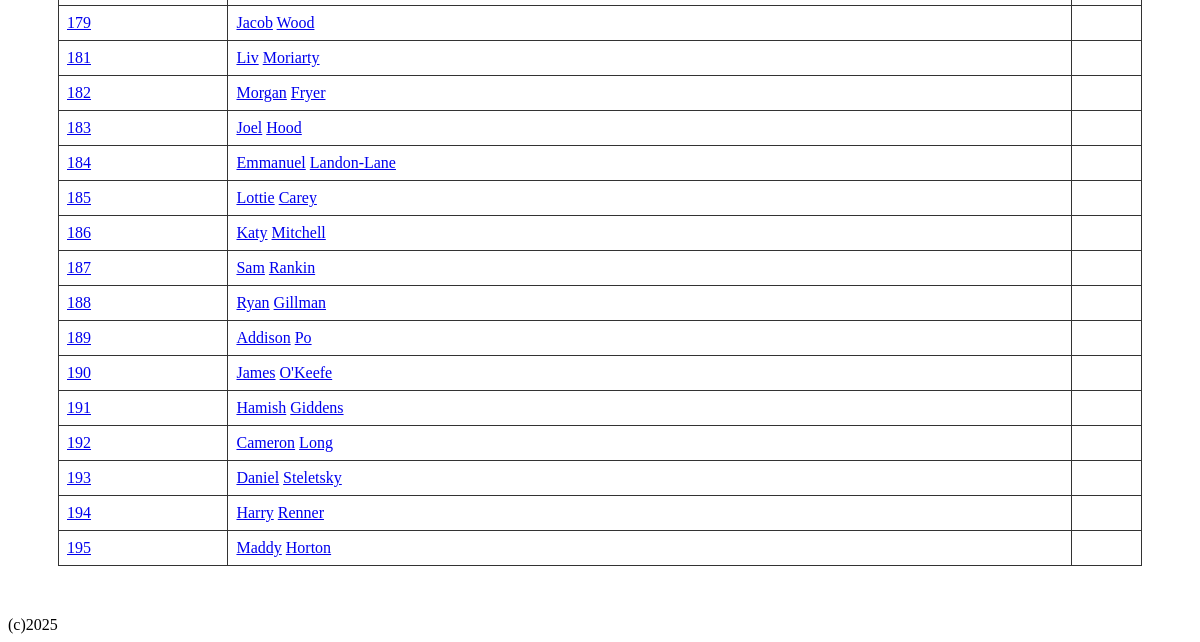
Page /all_athletes (lower part) on the earlier database version.
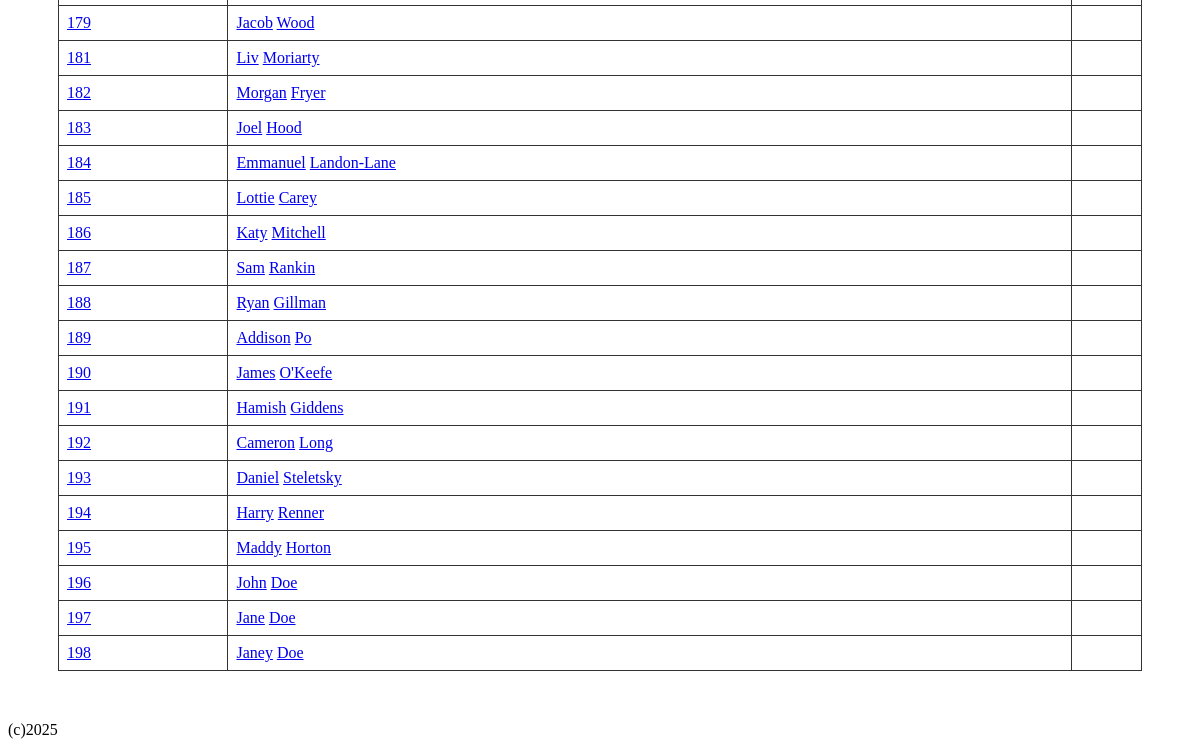
Same page on the later database version.
### tables this page shows
CREATE TABLE athlete (athlete_id INTEGER PRIMARY KEY NOT NULL, firstname TEXT NOT NULL, lastname TEXT NOT NULL);

### flaskimport.py (the view)
@app.route("/all_athletes")
def get_all_athletes():
    athletes = fetch_all_athletes()
    return render_template('all_athletes.html', athletes=athletes)

### flaskimport.py (called while the page is built)
def get_db():
    db = getattr(g, '_database', None)
    if db is None:
        db = g._database = sqlite3.connect('BHS_sport_history_database.db')
        db.row_factory = sqlite3.Row
    return db

def fetch_all_athletes():
    db = get_db()
    cursor = db.execute('SELECT * FROM athlete')
    athletes = cursor.fetchall()
    return athletes

### templates/all_athletes.html (shortened to what this page needs)
{% extends "layout.html" %}
{% block content %}
<div class="table">
  <table>
  {% for athlete in athletes %}
    <tbody>
        <tr>
        <td>
          <a href="player/{{ athlete[0] }}">{{ athlete[0] }}</a>
        </td>
        <td>
          <a href="player/{{ athlete[0] }}">{{ athlete[1] }}</a>
          <a href="player/{{ athlete[0] }}">{{ athlete[2] }}</a>
        </td>
        <td>
        </td>
      </tr>
    </tbody>
  {% endfor %}
  </table>
</div>
{% endblock %}

Differences in the rows shown:
added athlete: athlete_id "196", firstname "John", lastname "Doe"
added athlete: athlete_id "197", firstname "Jane", lastname "Doe"
added athlete: athlete_id "198", firstname "Janey", lastname "Doe"
